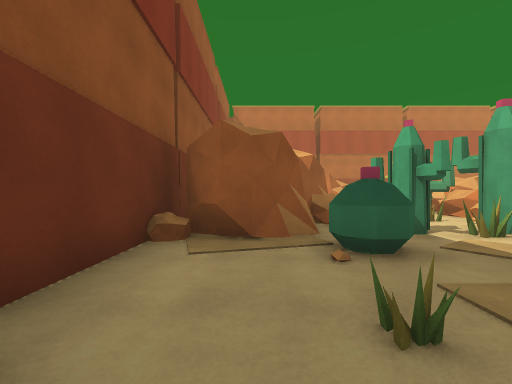
[1] (above)

21 first-person views from a walk through a scene from a Unity 3-D project. The camera is 1.2 m above the floor, looks level and sees 90° across. The floor is counted in squares, 2 m on a side. Each view is taken from the middle of a square. On the plan, view 1 faces up. The plan holds only what a view shows up to about 9 squares ahead; the rest is blank. The place goes on beyond the plan. The player character is not drawn. Surface patterns are stand-ins for the level's own textures.

[2]
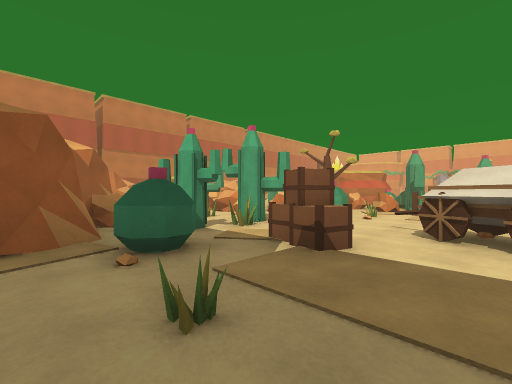

[3]
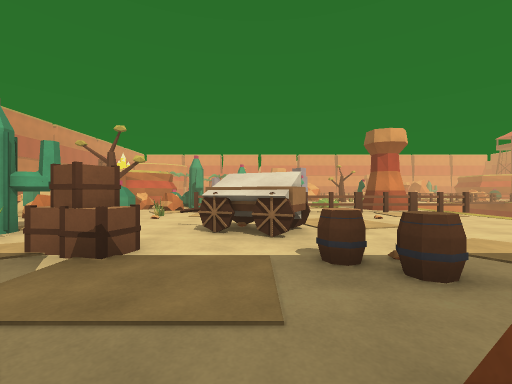

[4]
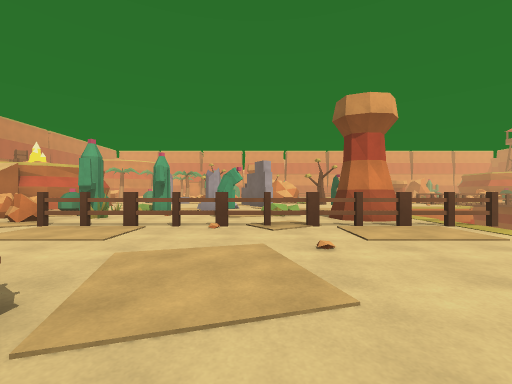

[5]
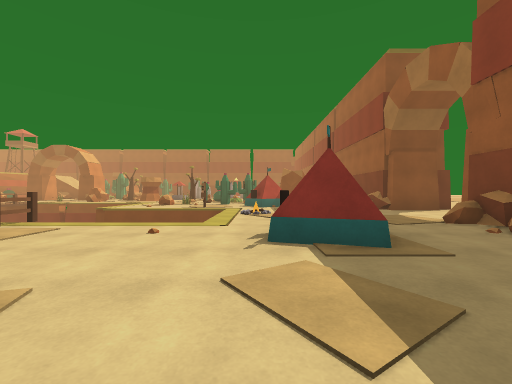

[6]
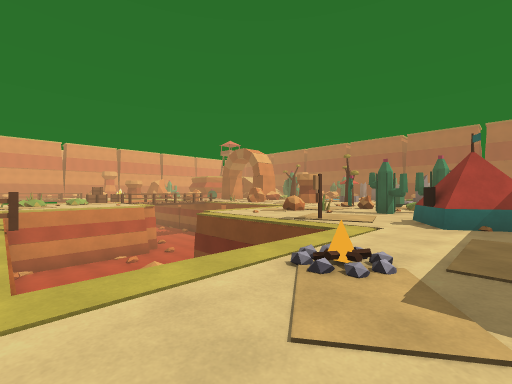

[7]
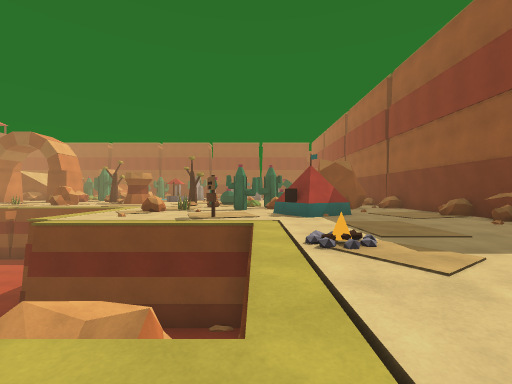

[8]
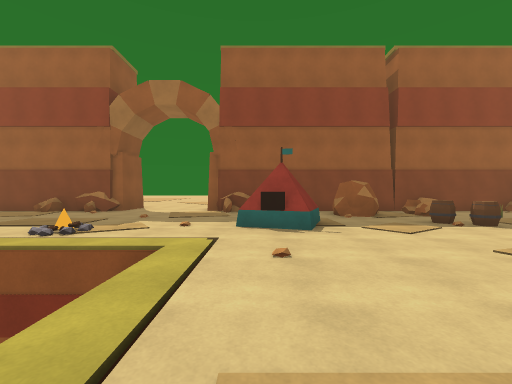

[9]
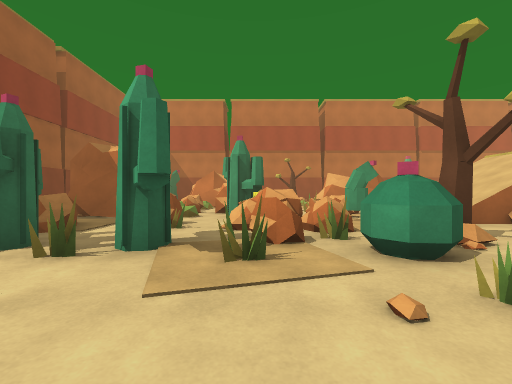

[10]
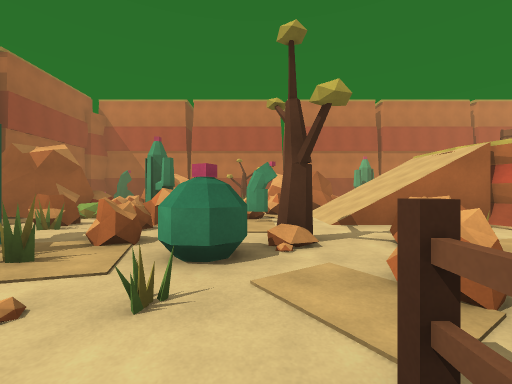

[11]
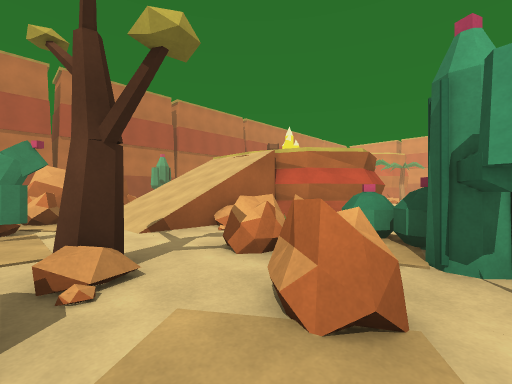

[12]
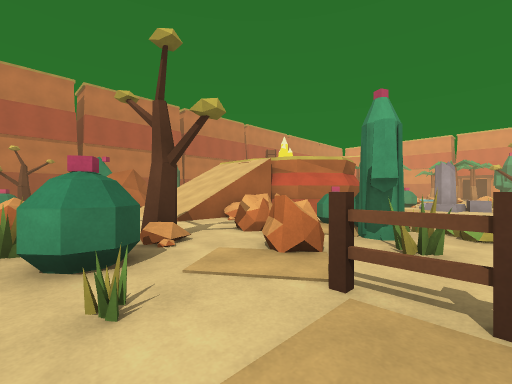

[13]
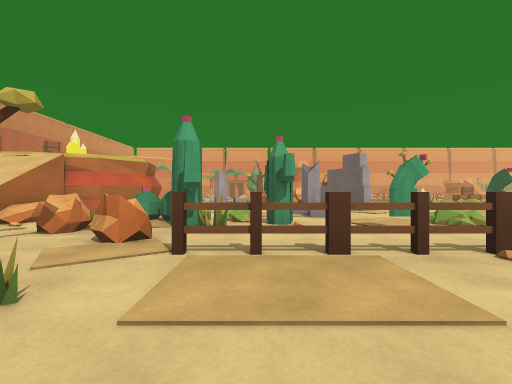

[14]
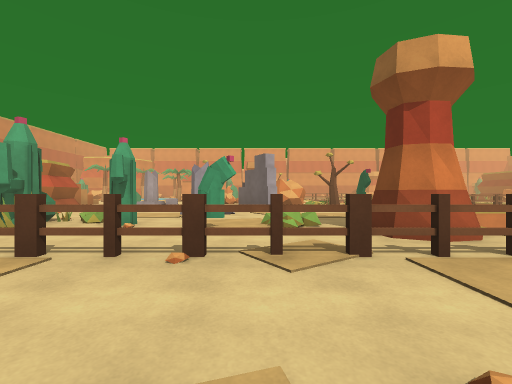

[15]
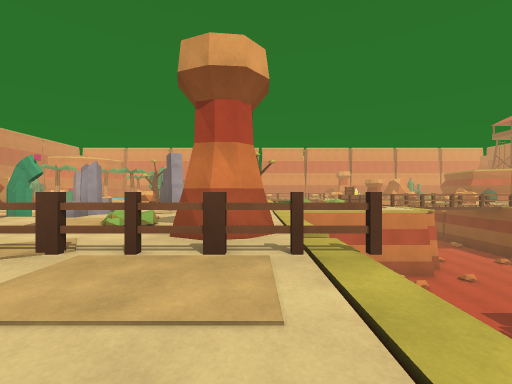

[16]
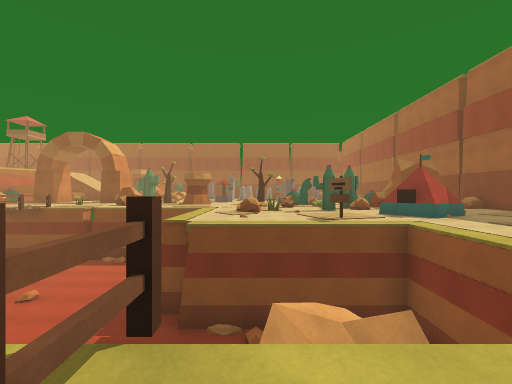

[17]
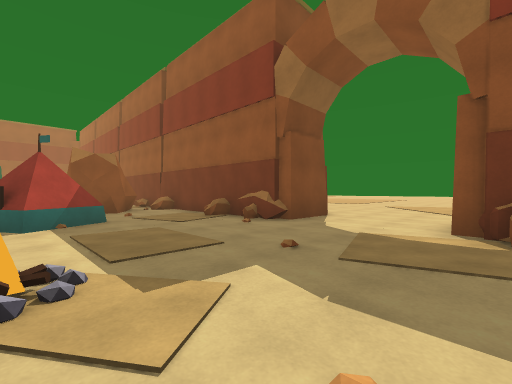

[18]
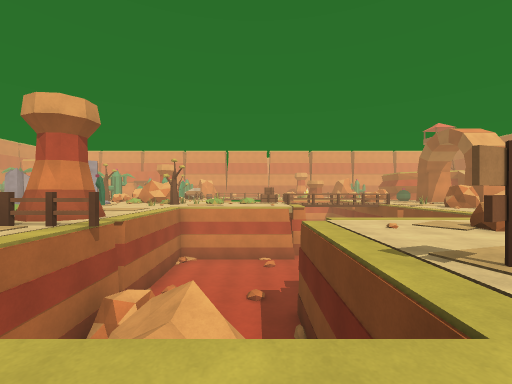

[19]
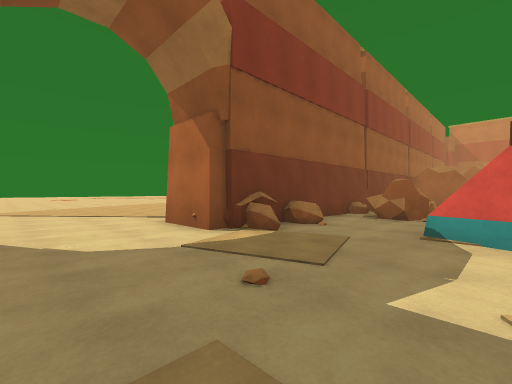

[20]
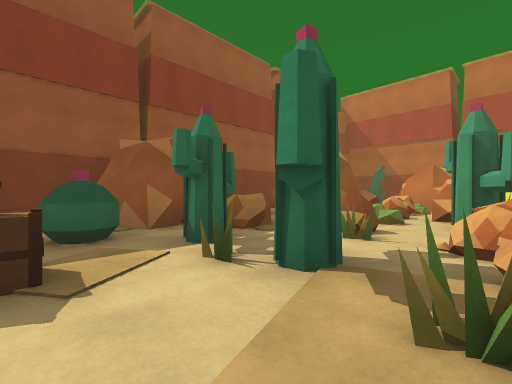

[21]
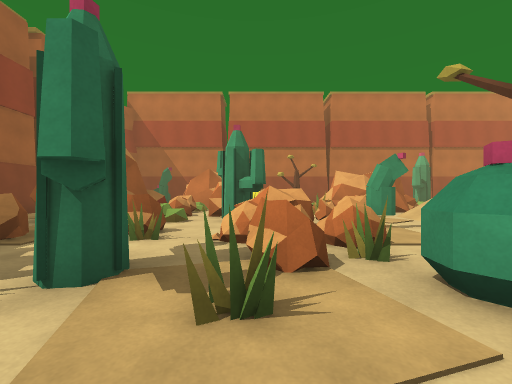

### Floor plan
Key: @ floor where view 1 was taken; # wall or solid block; x gap in a wall; . main floor; : floor 0.5 m higher than the main floor; + floor 1.75 m higher than the main floor; = window, fence, low wall or low ledge; ^ raised ledge; v drop or lower ground; O other object.
Columns run from 9 left of view 1 to 15 right of it. Each row starts with its distance up from view 1.
 12            ##  OO
 11            O#   OO
 10         #   O  OOOOO
  9         #  OOO OOOO.O  #O
  8         #O #OOOOOOOOO  OO
  7          OOOOOOOO.    OO
  6           OOO.OOO.:+##
  5         #OOO.OOO....=#
  4        ###OOxOOOOOOOO x#
  3        #.OO.OOO.OOOOO.
  2        #....O..O.OOOO.
  1        #..O..O...O.O..
  0        ##@...O...O.OOO
 -1         #O.O.O...OO.OO
 -2        ##O.......O....##
 -3        #.O.......O.:..#
 -4        #...OO....O#OO..
 -5   ..    ^.OO.....OOO..
 -6  .....###....vvvOOvvvvv
 -7 .............v   Ovvvvv
 -8 ............Ov   vvvvvv
 -9 .............v Ovvvvvvv
-10    ...###....vvvvvvvvvv.
-11        ##...O.#...vvvvvv
-12        #...OO.  ..vvvvvv
-13        #...  .OOO.v vvvv
-14        #..O OOO.  v  vvvv

Where each view was taken, in squares from view 1:
view 1: 0 up, 0 right, facing up
view 2: 0 up, 0 right, facing up-right
view 3: 0 up, 0 right, facing right
view 4: 2 down, 3 right, facing right
view 5: 1 down, 3 right, facing down
view 6: 6 down, 2 right, facing down-right
view 7: 5 down, 4 right, facing down
view 8: 5 down, 7 right, facing left
view 9: 1 up, 5 right, facing up
view 10: 1 up, 7 right, facing up
view 11: 2 up, 7 right, facing up-right
view 12: 1 up, 6 right, facing up-right
view 13: 1 up, 5 right, facing right
view 14: 2 down, 5 right, facing right
view 15: 5 down, 5 right, facing right
view 16: 5 down, 7 right, facing down
view 17: 6 down, 3 right, facing down-left
view 18: 9 down, 3 right, facing right
view 19: 9 down, 2 right, facing up-left
view 20: 2 up, 5 right, facing up-left
view 21: 2 up, 5 right, facing up
